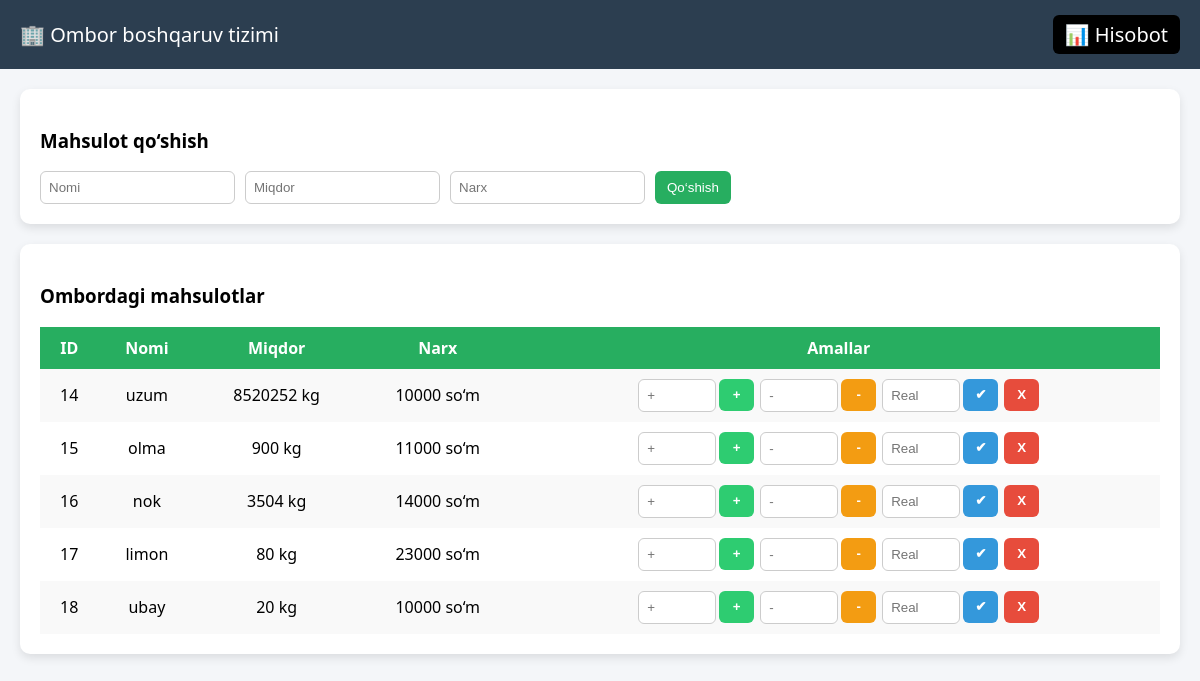
The page / on the database its author committed.
### tables this page shows
CREATE TABLE products (
        id INTEGER PRIMARY KEY AUTOINCREMENT,
        name TEXT,
        quantity INTEGER,
        price REAL
    );

### app.py (the view)
@app.route("/")
def index():
    with get_db() as db:
        products = db.execute("SELECT * FROM products").fetchall()
    return render_template("index.html", products=products)

### app.py (called while the page is built)
def get_db():
    conn = sqlite3.connect(DB_NAME)
    conn.row_factory = sqlite3.Row
    return conn

### templates/index.html (shortened to what this page needs)
<!DOCTYPE html>
<html>
<head>
    <link rel="stylesheet" href="{{ url_for('static', filename='style.css') }}">
</head>
<body>
<div class="navbar">
    🏢 Ombor boshqaruv tizimi
    <a href="/report" class="report-btn">📊 Hisobot</a>
</div>
<div class="container">
    <div class="card">
        <h3>Mahsulot qo‘shish</h3>
        <form action="/add" method="post" class="form-row">
            <input type="text" name="name" placeholder="Nomi" required>
            <input type="number" name="quantity" min="1" placeholder="Miqdor" required>
            <input type="number" name="price" min="0" placeholder="Narx" required>
            <button type="submit" class="btn-add">Qo‘shish</button>
        </form>
    </div>
    <div class="card">
        <h3>Ombordagi mahsulotlar</h3>
        <table>
            <tr>
                <th>ID</th>
                <th>Nomi</th>
                <th>Miqdor</th>
                <th>Narx</th>
                <th>Amallar</th>
            </tr>
            {% for p in products %}
            <tr>
                <td>{{p[0]}}</td>
                <td>{{p[1]}}</td>
                <td>{{p[2]}} kg</td>
                <td>{{ "%.0f"|format(p[3]) }} so‘m</td>
                <td>
                    <div class="actions-row">
                        <form action="/kirim/{{p[0]}}" method="post">
                            <input type="number" name="amount" min="1" placeholder="+">
                            <button class="btn green">+</button>
                        </form>
                        <form action="/chiqim/{{p[0]}}" method="post">
                            <input type="number" name="amount" min="1" placeholder="-">
                            <button class="btn orange">-</button>
                        </form>
                        <form action="/inventory/{{p[0]}}" method="post">
                            <input type="number" name="real_qty" min="0" placeholder="Real">
                            <button class="btn blue">✔</button>
                        </form>
                        <a href="/delete/{{p[0]}}">
                            <button class="btn red">X</button>
                        </a>
                    </div>
                </td>
            </tr>
            {% endfor %}
        </table>
    </div>
</div>
</body>
</html>

### static/style.css (style rules this page uses)
body { font-family: 'Segoe UI', Arial, sans-serif; background: #f4f6f9; margin: 0; }
.navbar { background: #2c3e50; color: white; padding: 15px 20px; font-size: 20px; display: flex; justify-content: space-between; align-items: center; }
.report-btn { background: black; color: white; padding: 6px 12px; border-radius: 6px; text-decoration: none; }
.container { padding: 20px; }
.card { background: white; padding: 20px; border-radius: 10px; box-shadow: 0 4px 10px rgba(0,0,0,0.1); margin-bottom: 20px; }
.form-row { display: flex; gap: 10px; }
input { padding: 8px; border: 1px solid #ccc; border-radius: 6px; }
button { border: none; padding: 8px 12px; border-radius: 6px; cursor: pointer; }
.btn-add { background: #27ae60; color: white; }
table { width: 100%; border-collapse: collapse; }
th { background: #27ae60; color: white; padding: 10px; }
td { padding: 10px; text-align: center; }
tr:nth-child(even) { background: #f9f9f9; }
.actions-row { display: flex; gap: 6px; justify-content: center; }
.actions-row form { display: flex; gap: 3px; }
.actions-row input { width: 60px; }
.btn { min-width: 35px; height: 32px; font-weight: bold; }
.green { background: #2ecc71; color: white; }
.orange { background: #f39c12; color: white; }
.red { background: #e74c3c; color: white; }
.blue { background: #3498db; color: white; }

### rows shown on the page
products: id "14", name "uzum", quantity "8520252", price "10000"
products: id "15", name "olma", quantity "900", price "11000"
products: id "16", name "nok", quantity "3504", price "14000"
products: id "17", name "limon", quantity "80", price "23000"
products: id "18", name "ubay", quantity "20", price "10000"
